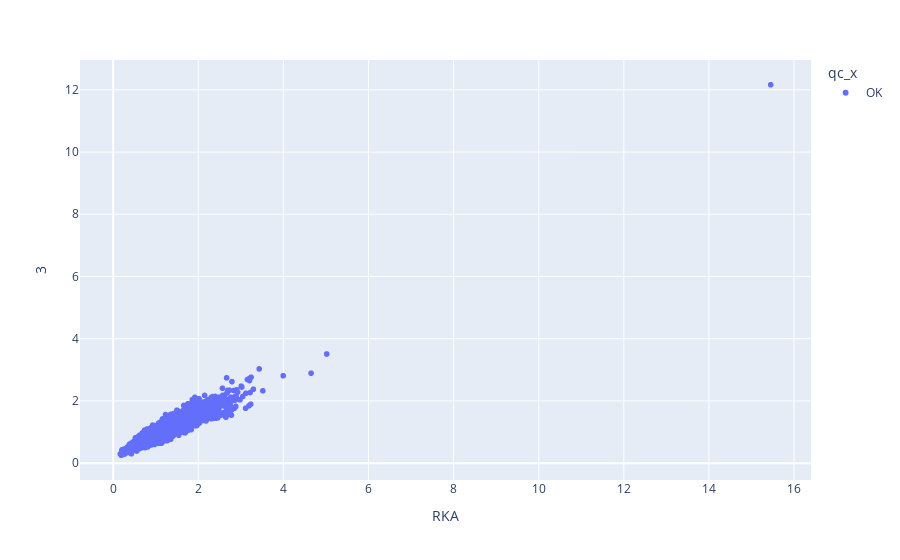

The cell this chart's notebook holds for it:
### Markdown cell above
### Interation Plot

### Code cell
fig = px.scatter(plotdata, x='RKA', y='3', color='qc_x', custom_data=['id','RKA'])
                    
#set hover
fig.update_traces(
    hovertemplate = "<br>".join([
    "Sequence: %{customdata[0]}",
    "RKA: %{customdata[1]}"])
)
fig.show()

### Figure 1 — Plotly figure (JSON) as saved in the notebook; plotly's stock layout.template omitted (floating-point values rounded to 4 significant figures; data arrays with more than 128 entries replaced by an {"elided": "..."} marker saying what was removed)
{"data": [{"customdata": {"elided": "14822x2 mixed values"}, "hovertemplate": "Sequence: %{customdata[0]}<br>RKA: %{customdata[1]}", "legendgroup": "OK", "marker": {"color": "#636efa", "symbol": "circle"}, "mode": "markers", "name": "OK", "showlegend": true, "type": "scattergl", "x": {"elided": "14822 float values"}, "xaxis": "x", "y": {"elided": "14822 float values"}, "yaxis": "y"}], "layout": {"legend": {"title": {"text": "qc_x"}, "tracegroupgap": 0}, "margin": {"t": 60}, "xaxis": {"anchor": "y", "domain": [0, 1], "title": {"text": "RKA"}}, "yaxis": {"anchor": "x", "domain": [0, 1], "title": {"text": "3"}}}}
